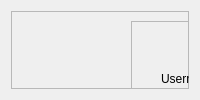
      <widget class="QWidget" name="page">
       <layout class="QGridLayout" name="gridLayout">
        <item row="0" column="0">
         <widget class="QFrame" name="frame">
          <property name="styleSheet">
           <string notr="true"/>
          </property>
          <property name="frameShape">
           <enum>QFrame::StyledPanel</enum>
          </property>
          <property name="frameShadow">
           <enum>QFrame::Raised</enum>
          </property>
          <widget class="QFrame" name="outerFrame0">
           <property name="geometry">
            <rect>
             <x>-70</x>
             <y>0</y>
             <width>731</width>
             <height>561</height>
            </rect>
           </property>
           <property name="styleSheet">
            <string notr="true"/>
           </property>
           <property name="frameShape">
            <enum>QFrame::StyledPanel</enum>
           </property>
           <property name="frameShadow">
            <enum>QFrame::Raised</enum>
           </property>
           <widget class="QFrame" name="innerFrame_0">
            <property name="geometry">
             <rect>
              <x>190</x>
              <y>10</y>
              <width>321</width>
              <height>381</height>
             </rect>
            </property>
            <property name="styleSheet">
             <string notr="true"/>
            </property>
            <property name="frameShape">
             <enum>QFrame::StyledPanel</enum>
            </property>
            <property name="frameShadow">
             <enum>QFrame::Raised</enum>
            </property>
            <widget class="QLabel" name="label">
             <property name="geometry">
              <rect>
               <x>30</x>
               <y>50</y>
               <width>91</width>
               <height>16</height>
              </rect>
             </property>
             <property name="text">
              <string>Username:</string>
             </property>
            </widget>
            <widget class="QLineEdit" name="lineEditusername">
             <property name="geometry">
              <rect>
               <x>30</x>
               <y>90</y>
               <width>261</width>
               <height>21</height>
              </rect>
             </property>
             <property name="placeholderText">
              <string>                                  enter your username</string>
             </property>
            </widget>
            <widget class="QLabel" name="labelpassword">
             <property name="geometry">
              <rect>
               <x>30</x>
               <y>130</y>
               <width>91</width>
               <height>16</height>
              </rect>
             </property>
             <property name="text">
              <string>Password:</string>
             </property>
            </widget>
            <widget class="QLineEdit" name="lineEdit_2">
             <property name="geometry">
              <rect>
               <x>30</x>
               <y>170</y>
               <width>261</width>
               <height>21</height>
              </rect>
             </property>
             <property name="placeholderText">
              <string>                                enter your password</string>
             </property>
            </widget>
            <widget class="QPushButton" name="pushButtonlogin">
             <property name="geometry">
              <rect>
               <x>110</x>
               <y>210</y>
               <width>75</width>
               <height>24</height>
              </rect>
             </property>
             <property name="text">
              <string>Login</string>
             </property>
            </widget>
            <widget class="QLabel" name="label_15">
             <property name="geometry">
              <rect>
               <x>90</x>
               <y>250</y>
               <width>191</width>
               <height>16</height>
              </rect>
             </property>
             <property name="text">
              <string>Forget password. Click here!!</string>
             </property>
            </widget>
            <widget class="QLabel" name="label_14">
             <property name="geometry">
              <rect>
               <x>80</x>
               <y>280</y>
               <width>211</width>
               <height>20</height>
              </rect>
             </property>
             <property name="text">
              <string>Don't have an account? Create one</string>
             </property>
            </widget>
            <widget class="QPushButton" name="pushButtonsignup">
             <property name="geometry">
              <rect>
               <x>110</x>
               <y>310</y>
               <width>75</width>
               <height>24</height>
              </rect>
             </property>
             <property name="text">
              <string>Sign up</string>
             </property>
            </widget>
            <widget class="QLabel" name="Welcome">
             <property name="geometry">
              <rect>
               <x>40</x>
               <y>20</y>
               <width>181</width>
               <height>21</height>
              </rect>
             </property>
             <property name="font">
              <font>
               <pointsize>16</pointsize>
              </font>
             </property>
             <property name="text">
              <string>             WELCOME</string>
             </property>
            </widget>
           </widget>
          </widget>
         </widget>
        </item>
       </layout>
      </widget>
